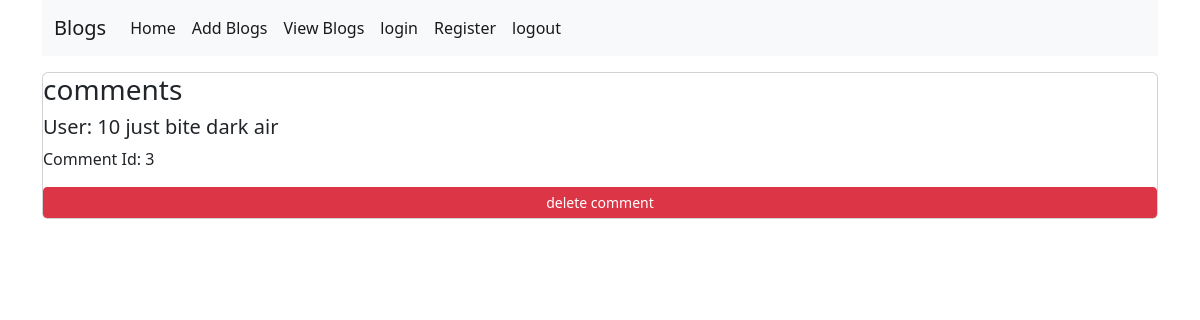
The app's page /blog/5 with its own data.
### app/main/models.py (models this page shows, shortened)
class BaseModel():
    def create(self):
        db.session.add(self)
        db.session.commit()

class Comment(BaseModel, db.Model):
    id = db.Column(db.Integer, primary_key=True)
    comment = db.Column(db.String(1000), nullable=False)
    blog_id = db.Column(db.Integer, db.ForeignKey('blog.id'))
    user_id = db.Column(db.Integer, db.ForeignKey('user.id'))

### app/main/views.py (the view)
@main.route('/blog/<int:id>', methods=['GET'])
def get_blog(id):
    blog = Blog.query.filter_by(id=id).first()
    comments = Comment.query.filter_by(blog_id=id).all()
    return render_template('singleBlog.html', blog=blog, comments=comments)

### app/templates/singleBlog.html (shortened to what this page needs)
{% extends 'base.html' %} {% block main_content %}
{% for comment in comments %}
<div class="card">
<h3>comments</h3>
<h5>User: {{comment.user_id}} {{comment.comment}}</h5>
<p>
  Comment Id: {{comment.id}}
</p>
<a class="btn btn-danger  btn-sm" href="{{ url_for( 'main.delete_comment' , id=comment.id ) }}">
  <img src="" alt="" />delete comment
</a>
</div>
{% endfor %} {% endblock %}

### records on screen
Comment: user_id "10", comment "just bite dark air", id "3"
